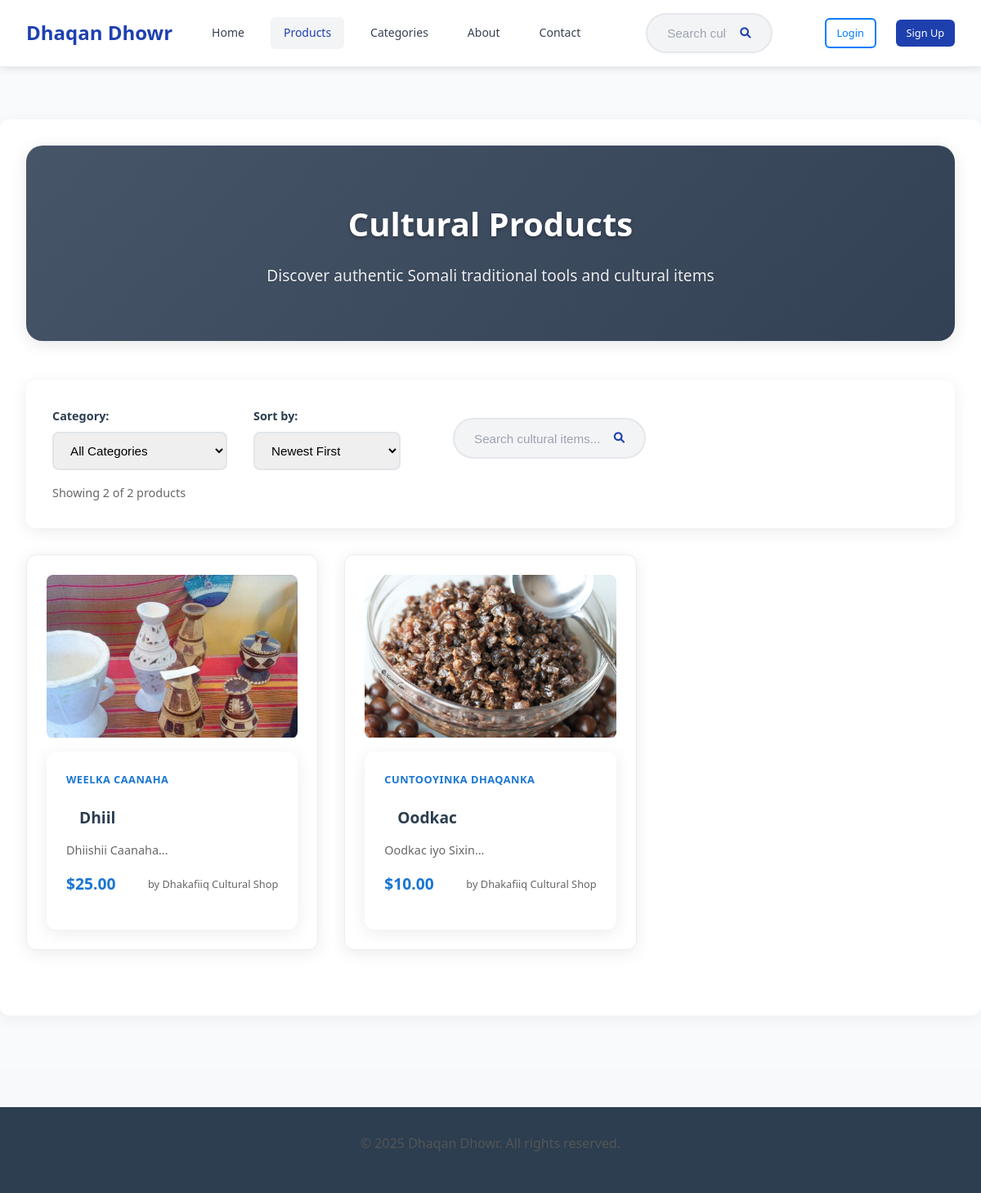
/products.php, run on the app's committed database.
### tables this page shows
CREATE TABLE `products` (
  `id` int(11) NOT NULL,
  `seller_id` int(11) NOT NULL,
  `category_id` int(11) NOT NULL,
  `title` varchar(200) NOT NULL,
  `description` text DEFAULT NULL,
  `price` decimal(10,2) NOT NULL,
  `stock` int(11) DEFAULT 0,
  `main_image` varchar(255) DEFAULT NULL,
  `status` enum('pending','approved','rejected') DEFAULT 'pending',
  `cultural_notes` text DEFAULT NULL,
  `created_at` timestamp NOT NULL DEFAULT current_timestamp(),
  `updated_at` timestamp NOT NULL DEFAULT current_timestamp() ON UPDATE current_timestamp()
);

CREATE TABLE `categories` (
  `id` int(11) NOT NULL,
  `name` varchar(100) NOT NULL,
  `description` text DEFAULT NULL,
  `parent_id` int(11) DEFAULT NULL,
  `created_at` timestamp NOT NULL DEFAULT current_timestamp()
);

CREATE TABLE `sellers` (
  `id` int(11) NOT NULL,
  `user_id` int(11) NOT NULL,
  `shop_name` varchar(100) NOT NULL,
  `bio` text DEFAULT NULL,
  `location` varchar(200) DEFAULT NULL,
  `approved` tinyint(1) DEFAULT 0,
  `created_at` timestamp NOT NULL DEFAULT current_timestamp()
);

### products.php (the view, shortened to what this page needs)
<?php
require_once __DIR__ . '/includes/init.php';
$search_query = isset($_GET['q']) ? trim($_GET['q']) : '';
$sort_by = isset($_GET['sort']) ? $_GET['sort'] : 'newest';
$page = isset($_GET['page']) ? max(1, (int)$_GET['page']) : 1;
$per_page = 12;
$offset = ($page - 1) * $per_page;
$where_conditions = ["p.status = 'approved'"];
$params = [];
$param_types = '';
$where_clause = implode(' AND ', $where_conditions);
$order_by = match($sort_by) {
    'price_low' => 'p.price ASC',
    'price_high' => 'p.price DESC',
    'name' => 'p.title ASC',
    'oldest' => 'p.created_at ASC',
    default => 'p.created_at DESC'
};
$products = [];
$total_products = 0;
try {
    $count_sql = "SELECT COUNT(*) as total
                  FROM products p
                  JOIN sellers s ON p.seller_id = s.id
                  JOIN categories c ON p.category_id = c.id
                  WHERE $where_clause";
    $count_stmt = $conn->prepare($count_sql);
    $count_stmt->execute();
    $total_products = $count_stmt->get_result()->fetch_assoc()['total'];
    $sql = "SELECT p.*, s.shop_name, c.name as category_name,
                   COALESCE(p.main_image,
                           (SELECT pi.file_path FROM product_images pi
                            WHERE pi.product_id = p.id
                            ORDER BY pi.id LIMIT 1)) as main_image
            FROM products p
            JOIN sellers s ON p.seller_id = s.id
            JOIN categories c ON p.category_id = c.id
            WHERE $where_clause
            ORDER BY $order_by
            LIMIT ? OFFSET ?";
    $stmt = $conn->prepare($sql);
    $all_params = array_merge($params, [$per_page, $offset]);
    $all_param_types = $param_types . 'ii';
    $stmt->bind_param($all_param_types, ...$all_params);
    $stmt->execute();
    $result = $stmt->get_result();
    while ($row = $result->fetch_assoc()) {
        $products[] = $row;
    }
} catch (Exception $e) {
    error_log("Products page error: " . $e->getMessage());
}
include 'includes/buyer_header.php';
?>
<main class="category-main">
    <div class="container">
        <div class="categories-header">
            <h1>Cultural Products</h1>
            <p>Discover authentic Somali traditional tools and cultural items</p>
        </div>
        <div class="products-filters">
            <div class="filters-row">
                <div class="filter-group">
                    <label for="category-filter">Category:</label>
                    <select id="category-filter" onchange="updateFilters()">
                        <option value="0">All Categories</option>
                    </select>
                </div>
                <div class="filter-group">
                    <label for="sort-filter">Sort by:</label>
                    <select id="sort-filter" onchange="updateFilters()">
                        <option value="newest" <?= $sort_by == 'newest' ? 'selected' : '' ?>>Newest First</option>
                    </select>
                </div>
                <div class="filter-group search-group">
                    <div class="navbar-search">
                        <form action="products.php" method="GET" class="search-form">
                            <input type="text" name="q" placeholder="Search cultural items..." value="<?= htmlspecialchars($search_query ?? '') ?>" class="search-input">
                            <button type="submit" class="search-btn">
                                <i class="fas fa-search"></i>
                            </button>
                        </form>
                    </div>
                </div>
            </div>
            <div class="results-info">
                <span class="results-count">
                    Showing <?= count($products) ?> of <?= $total_products ?> products
                </span>
            </div>
        </div>
        <div class="products-grid">
            <?php if (empty($products)): ?>
                <div class="no-products">
                    <div class="no-products-icon">
                        <i class="fas fa-box-open"></i>
                    </div>
                    <h3>No products found</h3>
                    <p>Try adjusting your search criteria or browse all categories.</p>
                    <a href="products.php" class="btn btn-primary">View All Products</a>
                </div>
            <?php else: ?>
                <?php foreach ($products as $product): ?>
                    <div class="product-card">
                        <div class="product-image">
                        </div>
                        <div class="product-info">
                            <div class="product-category">
                                <?= htmlspecialchars($product['category_name'] ?? '') ?>
                            </div>
                            <h3 class="product-title">
                                <a href="product.php?id=<?= $product['id'] ?>">
                                    <?= htmlspecialchars($product['title'] ?? '') ?>
                                </a>
                            </h3>
                            <p class="product-description">
                                <?= htmlspecialchars(substr($product['description'] ?? '', 0, 100)) ?>...
                            </p>
                            <div class="product-meta">
                                <div class="product-price">
                                    $<?= number_format($product['price'], 2) ?>
                                </div>
                                <div class="product-seller">
                                    by <?= htmlspecialchars($product['shop_name'] ?? '') ?>
                                </div>
                            </div>
                        </div>
                    </div>
                <?php endforeach; ?>
            <?php endif; ?>
        </div>
    </div>
</main>
<?php include 'includes/footer.php'; ?>

### products.php (style rules this page uses)
.products-filters { background: white; padding: 2rem; border-radius: 12px; box-shadow: 0 4px 20px rgba(0, 0, 0, 0.08); margin-bottom: 2rem; }
.filters-row { display: flex; gap: 2rem; align-items: center; flex-wrap: wrap; margin-bottom: 1rem; }
.filter-group { display: flex; flex-direction: column; gap: 0.5rem; }
.filter-group label { font-weight: 600; color: #2c3e50; font-size: 0.9rem; }
.filter-group select { padding: 0.75rem 1rem; border: 2px solid #e1e5e9; border-radius: 8px; font-size: 0.95rem; transition: border-color 0.2s ease; }
.search-group { flex: 1; max-width: 300px; }
.results-info { color: #666; font-size: 0.9rem; }
.products-grid { display: grid; grid-template-columns: repeat(auto-fill, minmax(280px, 1fr)); gap: 2rem; margin-bottom: 3rem; }
.product-card { background: white; border-radius: 12px; overflow: hidden; box-shadow: 0 4px 20px rgba(0, 0, 0, 0.08); transition: transform 0.2s ease, box-shadow 0.2s ease; }
.product-image { position: relative; height: 200px; overflow: hidden; }
.product-info { padding: 1.5rem; }
.product-category { color: #1976d2; font-size: 0.8rem; font-weight: 600; text-transform: uppercase; margin-bottom: 0.5rem; }
.product-title { margin: 0 0 0.75rem 0; font-size: 1.1rem; }
.product-title a { color: #2c3e50; text-decoration: none; transition: color 0.2s ease; }
.product-description { color: #666; font-size: 0.9rem; line-height: 1.5; margin-bottom: 1rem; }
.product-meta { display: flex; justify-content: space-between; align-items: center; }
.product-price { font-size: 1.2rem; font-weight: 700; color: #1976d2; }
.product-seller { font-size: 0.8rem; color: #666; }

### data on the page
products: category.name "WEELKA CAANAHA", title "Dhiil", description "Dhiishii Caanaha", price "25.00", seller.shop_name "Dhakafiiq Cultural Shop"
products: category.name "CUNTOOYINKA DHAQANKA", title "Oodkac", description "Oodkac iyo Sixin", price "10.00", seller.shop_name "Dhakafiiq Cultural Shop"

### other printed values
count($products) "2"
$total_products "2"
SITE_NAME "Dhaqan Dhowr"
